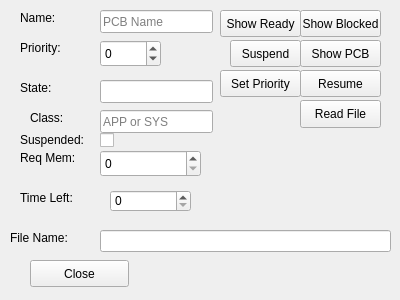
<?xml version="1.0" encoding="UTF-8"?>
<ui version="4.0">
 <class>pcbWindow</class>
 <widget class="QWidget" name="pcbWindow">
  <property name="geometry">
   <rect>
    <x>0</x>
    <y>0</y>
    <width>400</width>
    <height>300</height>
   </rect>
  </property>
  <property name="windowTitle">
   <string>Form</string>
  </property>
  <widget class="QLabel" name="label">
   <property name="geometry">
    <rect>
     <x>20</x>
     <y>10</y>
     <width>57</width>
     <height>15</height>
    </rect>
   </property>
   <property name="text">
    <string>Name:</string>
   </property>
  </widget>
  <widget class="QLabel" name="label_2">
   <property name="geometry">
    <rect>
     <x>20</x>
     <y>40</y>
     <width>57</width>
     <height>15</height>
    </rect>
   </property>
   <property name="text">
    <string>Priority:</string>
   </property>
  </widget>
  <widget class="QLabel" name="label_3">
   <property name="geometry">
    <rect>
     <x>20</x>
     <y>80</y>
     <width>57</width>
     <height>15</height>
    </rect>
   </property>
   <property name="text">
    <string>State:</string>
   </property>
  </widget>
  <widget class="QLabel" name="label_4">
   <property name="geometry">
    <rect>
     <x>30</x>
     <y>110</y>
     <width>57</width>
     <height>15</height>
    </rect>
   </property>
   <property name="text">
    <string>Class:</string>
   </property>
  </widget>
  <widget class="QLabel" name="label_5">
   <property name="geometry">
    <rect>
     <x>20</x>
     <y>130</y>
     <width>71</width>
     <height>20</height>
    </rect>
   </property>
   <property name="text">
    <string>Suspended:</string>
   </property>
  </widget>
  <widget class="QLabel" name="label_6">
   <property name="geometry">
    <rect>
     <x>20</x>
     <y>150</y>
     <width>61</width>
     <height>16</height>
    </rect>
   </property>
   <property name="text">
    <string>Req Mem:</string>
   </property>
  </widget>
  <widget class="QLineEdit" name="nameLEdit">
   <property name="geometry">
    <rect>
     <x>100</x>
     <y>10</y>
     <width>113</width>
     <height>23</height>
    </rect>
   </property>
   <property name="placeholderText">
    <string>PCB Name</string>
   </property>
  </widget>
  <widget class="QLineEdit" name="stateLEdit">
   <property name="geometry">
    <rect>
     <x>100</x>
     <y>80</y>
     <width>113</width>
     <height>23</height>
    </rect>
   </property>
  </widget>
  <widget class="QLineEdit" name="classLEdit">
   <property name="geometry">
    <rect>
     <x>100</x>
     <y>110</y>
     <width>113</width>
     <height>23</height>
    </rect>
   </property>
   <property name="placeholderText">
    <string>APP or SYS</string>
   </property>
  </widget>
  <widget class="QCheckBox" name="suspendedCBox">
   <property name="geometry">
    <rect>
     <x>100</x>
     <y>130</y>
     <width>85</width>
     <height>21</height>
    </rect>
   </property>
   <property name="text">
    <string/>
   </property>
  </widget>
  <widget class="QPushButton" name="resumeButton">
   <property name="geometry">
    <rect>
     <x>300</x>
     <y>70</y>
     <width>81</width>
     <height>27</height>
    </rect>
   </property>
   <property name="text">
    <string>Resume</string>
   </property>
  </widget>
  <widget class="QPushButton" name="priorityButton">
   <property name="geometry">
    <rect>
     <x>220</x>
     <y>70</y>
     <width>81</width>
     <height>27</height>
    </rect>
   </property>
   <property name="text">
    <string>Set Priority</string>
   </property>
  </widget>
  <widget class="QPushButton" name="pcbShower">
   <property name="geometry">
    <rect>
     <x>300</x>
     <y>40</y>
     <width>81</width>
     <height>27</height>
    </rect>
   </property>
   <property name="text">
    <string>Show PCB</string>
   </property>
  </widget>
  <widget class="QPushButton" name="showReady">
   <property name="geometry">
    <rect>
     <x>220</x>
     <y>10</y>
     <width>81</width>
     <height>27</height>
    </rect>
   </property>
   <property name="text">
    <string>Show Ready</string>
   </property>
  </widget>
  <widget class="QPushButton" name="showBlocked">
   <property name="geometry">
    <rect>
     <x>300</x>
     <y>10</y>
     <width>81</width>
     <height>27</height>
    </rect>
   </property>
   <property name="text">
    <string>Show Blocked</string>
   </property>
  </widget>
  <widget class="QPushButton" name="suspendButton">
   <property name="geometry">
    <rect>
     <x>230</x>
     <y>40</y>
     <width>71</width>
     <height>27</height>
    </rect>
   </property>
   <property name="text">
    <string>Suspend</string>
   </property>
  </widget>
  <widget class="QSpinBox" name="prioritySBox">
   <property name="geometry">
    <rect>
     <x>100</x>
     <y>40</y>
     <width>61</width>
     <height>27</height>
    </rect>
   </property>
   <property name="minimum">
    <number>-127</number>
   </property>
   <property name="maximum">
    <number>128</number>
   </property>
  </widget>
  <widget class="QPushButton" name="quitButton">
   <property name="geometry">
    <rect>
     <x>30</x>
     <y>260</y>
     <width>99</width>
     <height>27</height>
    </rect>
   </property>
   <property name="text">
    <string>Close</string>
   </property>
  </widget>
  <widget class="QSpinBox" name="timeRemainingSBox">
   <property name="geometry">
    <rect>
     <x>110</x>
     <y>190</y>
     <width>81</width>
     <height>22</height>
    </rect>
   </property>
  </widget>
  <widget class="QLabel" name="label_7">
   <property name="geometry">
    <rect>
     <x>20</x>
     <y>190</y>
     <width>91</width>
     <height>16</height>
    </rect>
   </property>
   <property name="text">
    <string>Time Left:</string>
   </property>
  </widget>
  <widget class="QLineEdit" name="fileNameLEdit">
   <property name="geometry">
    <rect>
     <x>100</x>
     <y>230</y>
     <width>291</width>
     <height>22</height>
    </rect>
   </property>
  </widget>
  <widget class="QLabel" name="label_8">
   <property name="geometry">
    <rect>
     <x>10</x>
     <y>230</y>
     <width>71</width>
     <height>16</height>
    </rect>
   </property>
   <property name="text">
    <string>File Name:</string>
   </property>
  </widget>
  <widget class="QPushButton" name="readFileButton">
   <property name="geometry">
    <rect>
     <x>300</x>
     <y>100</y>
     <width>81</width>
     <height>28</height>
    </rect>
   </property>
   <property name="text">
    <string>Read File</string>
   </property>
  </widget>
  <widget class="QSpinBox" name="reqMemSBox">
   <property name="geometry">
    <rect>
     <x>100</x>
     <y>150</y>
     <width>101</width>
     <height>27</height>
    </rect>
   </property>
   <property name="maximum">
    <number>2048</number>
   </property>
  </widget>
 </widget>
 <resources/>
 <connections/>
</ui>
